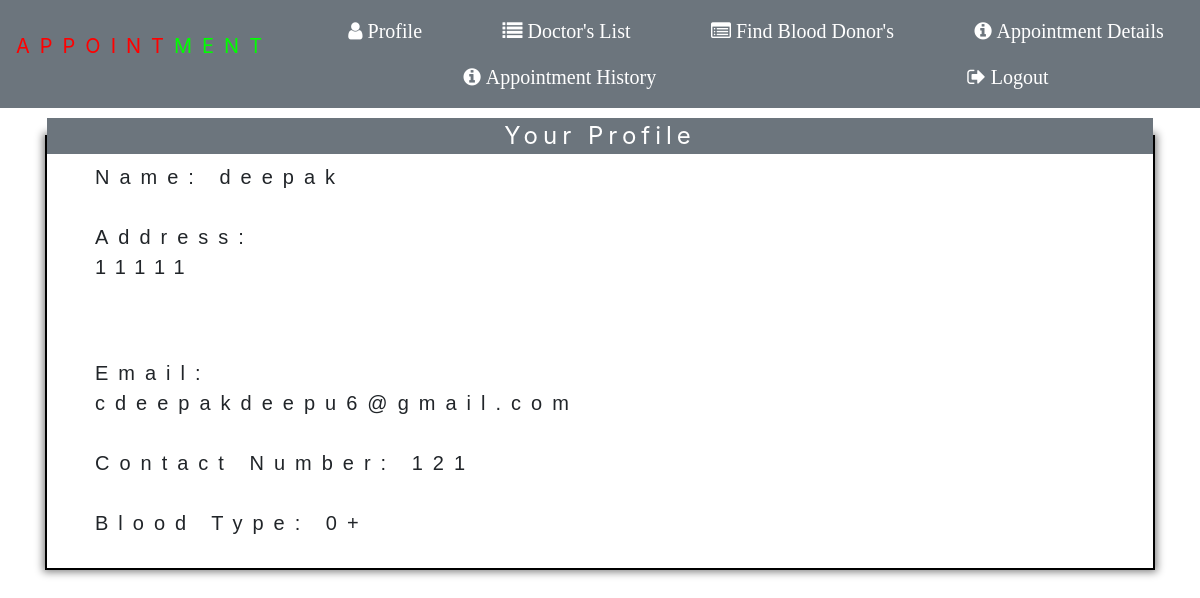
Screenshot of /patientpanel.php (signed in) with the database file from the repository.
### tables this page shows
CREATE TABLE `patient` (
  `name` varchar(255) DEFAULT NULL,
  `address` varchar(255) DEFAULT NULL,
  `number` int(255) DEFAULT NULL,
  `email` varchar(255) DEFAULT NULL,
  `password` varchar(255) DEFAULT NULL,
  `blood` varchar(255) DEFAULT NULL,
  `id` int(255) NOT NULL
);

### patientpanel.php (the view, shortened to what this page needs)
<?php
include("process.php");
  if(!isset($_SESSION['pid'])){
    header('location:index.html');
     exit;
  }
   else if(!isset($_SERVER['HTTP_REFERER'])){
    header('location:index.html');
    exit;
 }
 else{
$id=$_SESSION['pid'];}
?>
<!DOCTYPE html>
<html lang="en">
<head>
</head>
<link rel="stylesheet" href="https://stackpath.bootstrapcdn.com/bootstrap/4.5.0/css/bootstrap.min.css">
<link rel="stylesheet" href="https://cdnjs.cloudflare.com/ajax/libs/font-awesome/4.7.0/css/font-awesome.min.css">
<body>
<nav class=" navbar navbar-expand-md  navbar navbar-dark navbar-custom bg-secondary justify-content-center">
<p class="navbar-brand" style="letter-spacing:10px;color:red;">APPOINT<span style="color:lime">MENT</span></p>
		<div class="collapse navbar-collapse" id="navbarNav">
			<ul class="navbar-nav nav nav-pills nav-fill ">
			 <li class="nav-item active">
			   <a class="nav-link" href="#first" data-toggle="tab"><i class="fa fa-user">&nbsp;Profile</i></a></li>
			   <li class="nav-item active"><a class="nav-link" data-toggle="tab" href="#second"><i class="fa fa-list">&nbsp;Doctor's List</i></a></li>
			   <li class="nav-item active"><a class="nav-link" data-toggle="tab" href="#fifth"><i class="fa fa-list-alt">&nbsp;Find Blood Donor's</i></a></li>
         <li class="nav-item active"><a class="nav-link" data-toggle="tab" href="#third"><i class="fa fa-info-circle">&nbsp;Appointment Details</i></a></li>
         <li class="nav-item active"><a class="nav-link" data-toggle="tab" href="#fourth"><i class="fa fa-info-circle">&nbsp;Appointment History</i></a></li>
			   <li class="nav-item active"><a class="nav-link"  href="logout.php"><i class='fa fa-sign-out'>&nbsp;Logout</i></a></li>
			   </ul>
         </div>
			  </nav>
 <div class="tab-content">
  <div class="container tab-pane <?php
  if(isset($_GET['id']))
  {$_GET['id']==='search'?'fade':'active';}
  else
  echo "active";
  ?>" id="first">
   <div class="row">
      <div class="col-12">
        <?php
           $sl="select * from patient where id='$id'";
           $result=mysqli_query($conn,$sl);
           while($row=mysqli_fetch_array($result))
           {
               ?>
                <fieldset style="border:2px solid black;box-shadow:0px 0px 8px 2px grey;margin-top:10px;"><legend class="text-center bg-secondary" style="color:white;letter-spacing:5px;" >Your Profile</legend>
                <form class="ml-5">
                 Name:&nbsp;<?php echo $row['name'];?></br></br>
                 Address:&nbsp;<address><?php echo $row['address'];?></address></br></br>
                 Email:&nbsp;</br><span ><?php echo $row['email'];?></span></br></br>
                 Contact Number:&nbsp;<?php echo $row['number'];?></br></br>
                 Blood Type:&nbsp;<?php echo $row['blood'];?></br></br>
               </form>
             </fieldset>
               <?php
           }
        ?>
      </div>
   </div>
  </div>
    </div>
</body>
</html>

### patientpanel.php (style rules this page uses)
.navbar-custom .navbar-nav>li>a { font-size:20px; margin-left:40px; font-style:verdana; }
#first form { font-size:20px; font-weight:200; letter-spacing:10px; font-style:verdana; font-family:sans-serif; }

### rows the page displays
patient: name "deepak", address "11111", email "cdeepakdeepu6@gmail.com", number "121", blood "0+"
